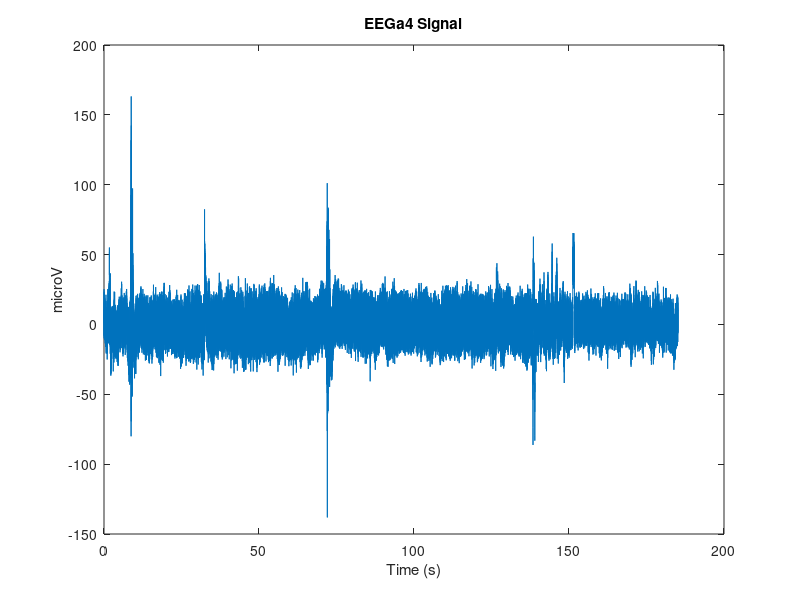

The MATLAB script that drew this image: (Note: this script raises an error after producing the figure.)
% Load the EEG data
eeg_data = load('Assignment 4 EEG Data.mat');

EEG_Fs = eeg_data.EEG_Fs;
EEGa4 = eeg_data.EEGa4;

t_eeg = (0:length(EEGa4)-1) / EEG_Fs;
figure;
plot(t_eeg, EEGa4);
title('EEGa4 Signal');
xlabel('Time (s)');
ylabel('microV');

[Mx_EEGa4, phx_EEGa4, f_EEGa4] = fourier_dt(EEGa4, EEG_Fs, 'full');

figure;
plot(f_EEGa4, Mx_EEGa4);
title('Magnitude Spectrum of EEGa4 Signal');
xlabel('Frequency (Hz)');
ylabel('Magnitude');


figure;
plot(f_EEGa4, phx_EEGa4);
title('Phase Spectrum of EEGa4 Signal');
xlabel('Frequency (Hz)');
ylabel('Phase (radians)');

